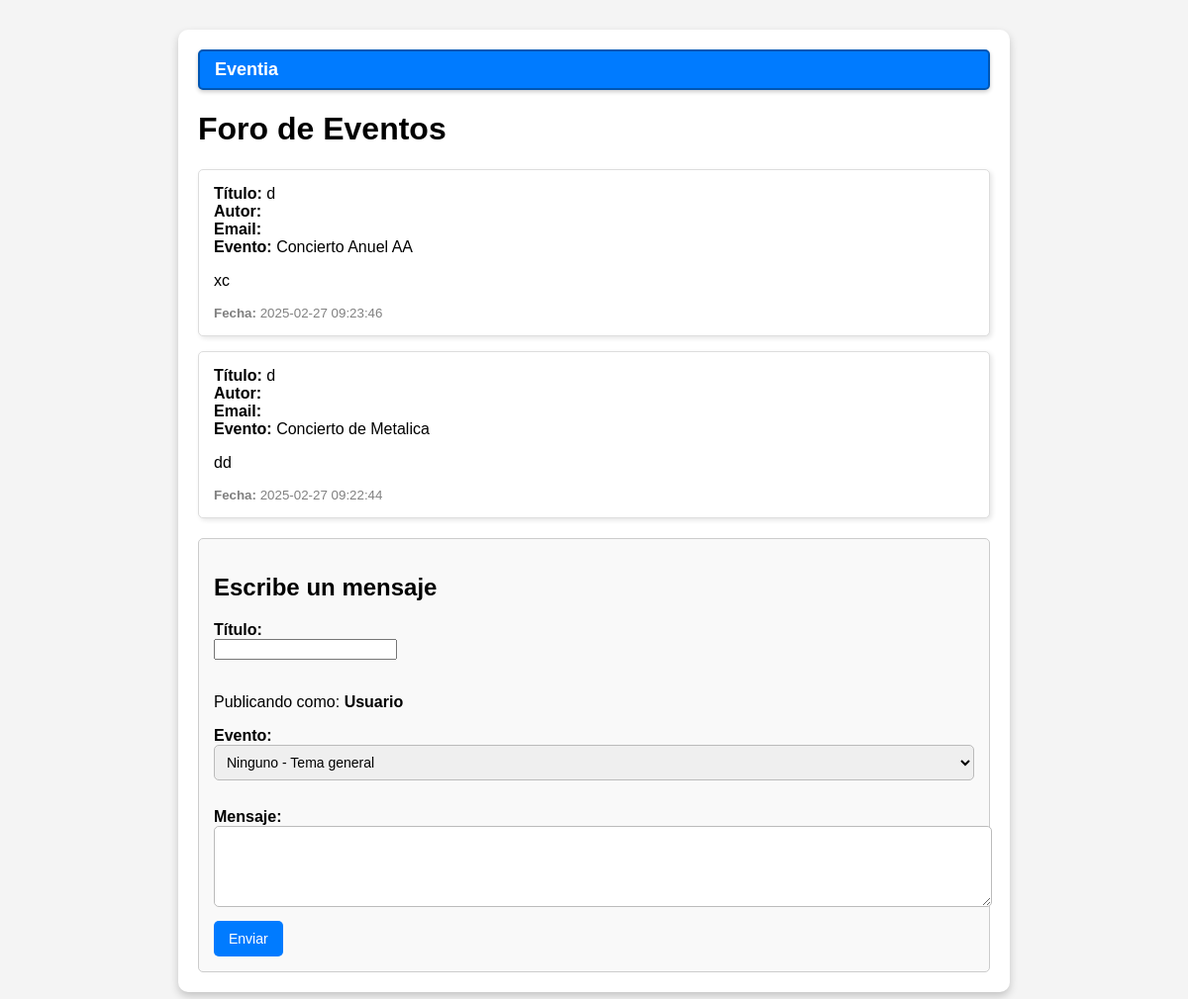
Screenshot of /Practica2/foro.php (signed in) with the database file from the repository.
### tables this page shows
CREATE TABLE `foro` (
  `id` int(11) NOT NULL,
  `titulo` varchar(255) NOT NULL,
  `autor` varchar(100) NOT NULL,
  `email` varchar(100) NOT NULL,
  `mensaje` text NOT NULL,
  `evento` int(11) DEFAULT NULL,
  `fecha_publicacion` timestamp NOT NULL DEFAULT current_timestamp()
);

CREATE TABLE `eventos` (
  `id` int(11) NOT NULL,
  `nombre` varchar(255) NOT NULL,
  `descripcion` text DEFAULT NULL,
  `fecha_inicio` date NOT NULL,
  `fecha_fin` date DEFAULT NULL,
  `lugar` varchar(255) DEFAULT NULL,
  `organizador` varchar(100) DEFAULT NULL
);

### Practica2/foro.php (the view, shortened to what this page needs)
<?php
    include("conexion_bd.php");
?>
<!DOCTYPE html>
<html lang="es">
<head>
    <link id="estilo" rel="stylesheet" type="text/css" href="CSS/foro.css"/>
</head>
<body>
    <div id="foro-contenedor">
    <header class="foro-header">
    <div class="logo-eventia-box">
        <a href="index.php">Eventia</a>
    </div>
    <main>
        <h1>Foro de Eventos</h1>
       <div id="mensajes">
           <?php
           $resultado = $conexion->query("SELECT f.*, e.nombre AS nombre_evento FROM foro f LEFT JOIN eventos e ON f.evento = e.id ORDER BY fecha_publicacion DESC");
           if ($resultado->num_rows > 0) {
               while ($fila = $resultado->fetch_assoc()) {
                   echo "<div class='mensaje'>";
                   echo "<strong>Título:</strong> " . htmlspecialchars($fila['titulo']) . "<br>";
                   echo "<strong>Autor:</strong> " . htmlspecialchars($fila['autor']) . "<br>";
                   echo "<strong>Email:</strong> " . htmlspecialchars($fila['email']) . "<br>";
                   echo "<strong>Evento:</strong> " . htmlspecialchars($fila['nombre_evento'] ? $fila['nombre_evento'] : 'Ninguno') . "<br>";
                   echo "<p class='mensaje-contenido'>" . nl2br(htmlspecialchars($fila['mensaje'])) . "</p>";
                   echo "<small><strong>Fecha:</strong> " . $fila['fecha_publicacion'] . "</small>";
                   echo "</div>";
               }
           } else {
               echo "<p>No hay mensajes aún.</p>";
           }
           ?>
       </div>
       <form id="nuevo-mensaje" action="procesar_foro.php" method="post">
           <h2>Escribe un mensaje</h2>
           <label for="titulo">Título:</label>
           <input type="text" name="titulo" id="titulo" required><br><br>
           <p>Publicando como: <strong><?php echo htmlspecialchars($_SESSION['usuario_nombre']); ?></strong></p>
           <label for="evento">Evento:</label>
           <select id="evento" name="evento">
               <option value="">Ninguno - Tema general</option>
           </select><br><br>
           <label for="mensaje">Mensaje:</label>
           <textarea name="mensaje" id="mensaje" rows="4" required></textarea>
           <input type="submit" value="Enviar">
       </form>
   </div>
</body>
</html>

### Practica2/CSS/foro.css (style rules this page uses)
body { background-color: #f4f4f4; font-family: Arial, sans-serif; margin: 0; padding: 0; }
#foro-contenedor { width: 80%; max-width: 800px; margin: 30px auto; background-color: white; padding: 20px; border-radius: 10px; box-shadow: 0px 4px 8px rgba(0, 0, 0, 0.2); }
.mensaje { background: #ffffff; border: 1px solid #ddd; padding: 15px; margin-bottom: 15px; border-radius: 5px; box-shadow: 2px 2px 5px rgba(0, 0, 0, 0.1); }
.mensaje small { color: gray; display: block; margin-top: 5px; }
#nuevo-mensaje { background: #f9f9f9; border: 1px solid #ccc; padding: 15px; border-radius: 5px; margin-top: 20px; }
#nuevo-mensaje label { display: block; margin-top: 10px; font-weight: bold; }
#nuevo-mensaje textarea, #nuevo-mensaje select { width: 100%; padding: 8px; border-radius: 5px; border: 1px solid #bbb; font-size: 14px; }
#nuevo-mensaje input[type="submit"] { margin-top: 10px; background: #007bff; color: white; border: none; padding: 10px 15px; border-radius: 5px; cursor: pointer; font-size: 14px; }
.logo-eventia-box { background-color: #007bff; padding: 8px 15px; border-radius: 5px; border: 2px solid #0056b3; box-shadow: 0 2px 4px rgba(0, 0, 0, 0.2); transition: all 0.3s ease; }
.logo-eventia-box a { color: white; text-decoration: none; font-weight: bold; font-size: 18px; display: block; }

### rows the page displays
foro: titulo "d", eventos.nombre "Concierto Anuel AA", mensaje "xc", fecha_publicacion "2025-02-27 09:23:46"
foro: titulo "d", eventos.nombre "Concierto de Metalica", mensaje "dd", fecha_publicacion "2025-02-27 09:22:44"

### other values shown
$_SESSION['usuario_nombre'] "Usuario"
